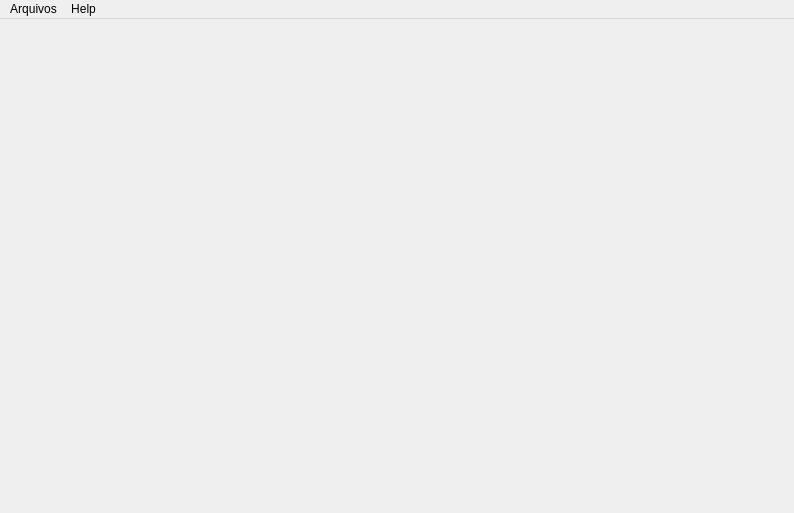
<?xml version="1.0" encoding="UTF-8"?>
<ui version="4.0">
 <class>Interface</class>
 <widget class="QMainWindow" name="Interface">
  <property name="geometry">
   <rect>
    <x>0</x>
    <y>0</y>
    <width>794</width>
    <height>513</height>
   </rect>
  </property>
  <property name="windowTitle">
   <string>MainWindow</string>
  </property>
  <property name="animated">
   <bool>true</bool>
  </property>
  <widget class="QWidget" name="Central">
   <widget class="QStackedWidget" name="Telas">
    <property name="geometry">
     <rect>
      <x>20</x>
      <y>20</y>
      <width>761</width>
      <height>461</height>
     </rect>
    </property>
    <widget class="QWidget" name="Tela_0"/>
    <widget class="QWidget" name="Tela_1">
     <widget class="QPushButton" name="pushButton">
      <property name="geometry">
       <rect>
        <x>40</x>
        <y>30</y>
        <width>131</width>
        <height>41</height>
       </rect>
      </property>
      <property name="text">
       <string>BT_Exemplo</string>
      </property>
     </widget>
     <widget class="QLabel" name="label">
      <property name="geometry">
       <rect>
        <x>50</x>
        <y>100</y>
        <width>101</width>
        <height>41</height>
       </rect>
      </property>
      <property name="text">
       <string>Exemplo</string>
      </property>
     </widget>
    </widget>
   </widget>
  </widget>
  <widget class="QMenuBar" name="menuBar">
   <property name="geometry">
    <rect>
     <x>0</x>
     <y>0</y>
     <width>794</width>
     <height>21</height>
    </rect>
   </property>
   <widget class="QMenu" name="menuFile">
    <property name="title">
     <string>Arquivos</string>
    </property>
    <widget class="QMenu" name="menuNew">
     <property name="title">
      <string>New</string>
     </property>
     <addaction name="separator"/>
     <addaction name="actionFile"/>
    </widget>
    <addaction name="menuNew"/>
    <addaction name="separator"/>
    <addaction name="actionQuit"/>
   </widget>
   <widget class="QMenu" name="menuHelp">
    <property name="title">
     <string>Help</string>
    </property>
    <addaction name="actionAbout"/>
   </widget>
   <addaction name="menuFile"/>
   <addaction name="menuHelp"/>
  </widget>
  <action name="actionQuit">
   <property name="text">
    <string>Quit</string>
   </property>
  </action>
  <action name="actionFile">
   <property name="text">
    <string>File</string>
   </property>
  </action>
  <action name="actionAbout">
   <property name="text">
    <string>About</string>
   </property>
  </action>
 </widget>
 <resources/>
 <connections/>
</ui>
